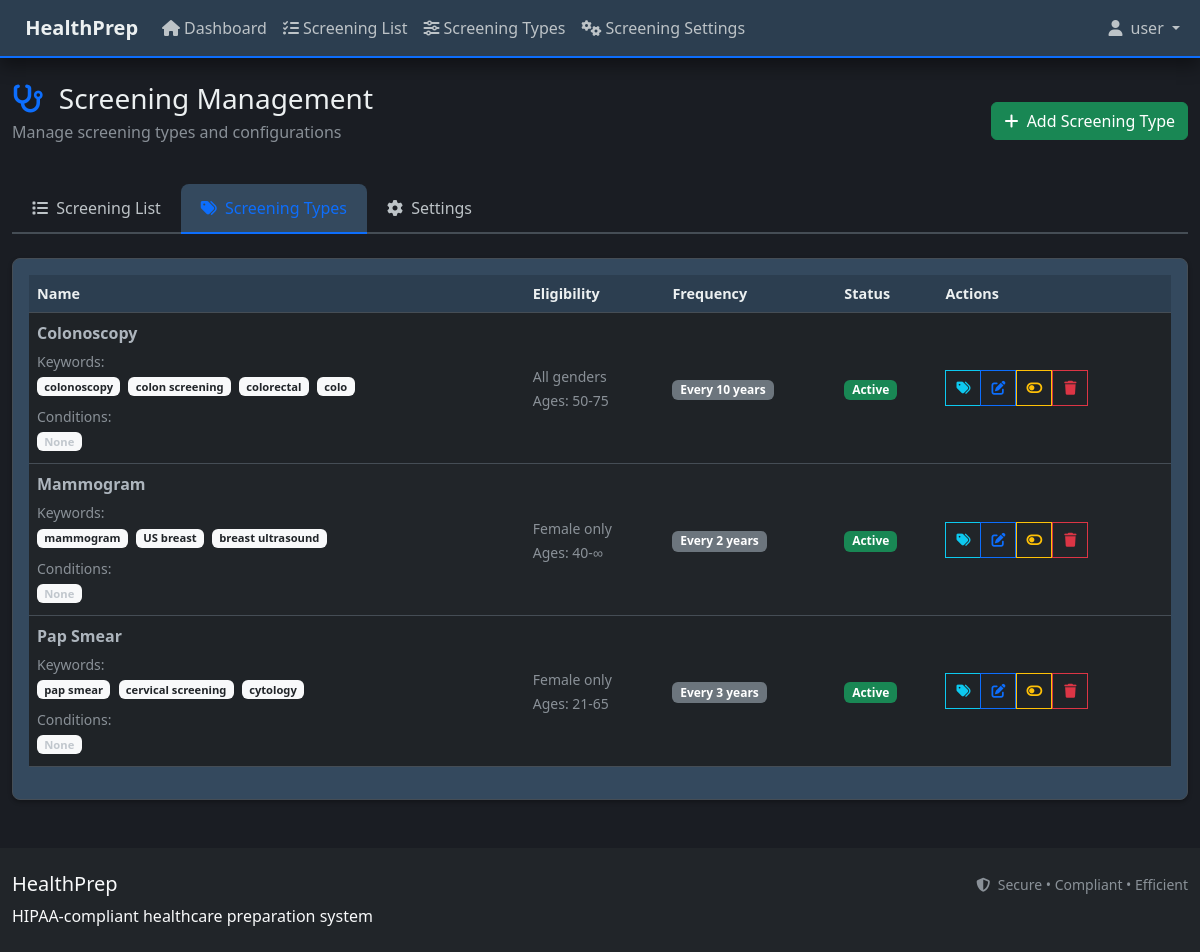
Page /screening/types (signed in) on the committed database.
### models.py (models this page shows, shortened)
class User(UserMixin, db.Model):
    __tablename__ = 'users'
    id = db.Column(db.Integer, primary_key=True)
    username = db.Column(db.String(80), unique=True, nullable=False)
    email = db.Column(db.String(120), unique=True, nullable=False)
    password_hash = db.Column(db.String(255), nullable=False)
    is_admin = db.Column(db.Boolean, default=False, nullable=False)
    created_at = db.Column(db.DateTime, default=datetime.utcnow)
    last_login = db.Column(db.DateTime)
    @property
    def is_active(self):
        return True  # All users are active by default

class ScreeningType(db.Model):
    __tablename__ = 'screening_type'
    id = db.Column(db.Integer, primary_key=True)
    name = db.Column(db.String(100), nullable=False)
    keywords = db.Column(db.Text)  # JSON string of keywords for fuzzy detection
    eligible_genders = db.Column(db.String(10), default='both')  # 'M', 'F', or 'both'
    min_age = db.Column(db.Integer)
    max_age = db.Column(db.Integer)
    frequency_years = db.Column(db.Float, nullable=False)  # Frequency in years (can be fractional like 0.25 for 3 months)
    trigger_conditions = db.Column(db.Text)  # JSON string of conditions that modify screening protocols
    is_active = db.Column(db.Boolean, default=True)
    created_at = db.Column(db.DateTime, default=datetime.utcnow)
    updated_at = db.Column(db.DateTime, default=datetime.utcnow, onupdate=datetime.utcnow)
    screenings = db.relationship('Screening', backref='screening_type', lazy=True)
    @property
    def keywords_list(self):
        if not self.keywords:
            return []
        try:
            return json.loads(self.keywords)
        except:
            return [kw.strip() for kw in self.keywords.split(',') if kw.strip()]
    @property
    def trigger_conditions_list(self):
        if not self.trigger_conditions or self.trigger_conditions.strip() == "":
            return []
    @property
    def frequency_display(self):
        frequency_months = self.frequency_years * 12
        if self.frequency_years == 1.0:
            return "Every year"
        elif self.frequency_years == 0.5:
            return "Every 6 months"
        elif self.frequency_years == 2.0:
            return "Every 2 years"
        if frequency_months < 12 and frequency_months == int(frequency_months):
            months = int(frequency_months)
            return f"Every {months} month{'s' if months != 1 else ''}"
        elif 12 < frequency_months < 24 and frequency_months == int(frequency_months):
            months = int(frequency_months)
            return f"Every {months} months"
        else:
            years = self.frequency_years
            if years == int(years):
                years = int(years)
            return f"Every {years} year{'s' if years != 1 else ''}"

### routes/screening_routes.py (the view)
@screening_bp.route('/types')
@login_required
def screening_types():
    try:
        screening_types = ScreeningType.query.order_by(ScreeningType.name).all()
        return render_template('screening/types.html',
                             screening_types=screening_types)
    except Exception as e:
        logger.error(f"Error loading screening types: {str(e)}")
        flash('Error loading screening types', 'error')
        return render_template('error/500.html'), 500

### templates/screening/types.html (shortened to what this page needs)
{% extends 'base_user.html' %}
{% block content %}
<div class="row mb-4">
    <div class="col-12">
        <div class="d-flex justify-content-between align-items-center">
            <div>
                <h1 class="h3 mb-1">
                    <i class="fas fa-stethoscope me-2 text-primary"></i>
                    Screening Management
                </h1>
                <p class="text-muted">Manage screening types and configurations</p>
            </div>
            <div>
                <a href="{{ url_for('screening.add_screening_type') }}" class="btn btn-success">
                    <i class="fas fa-plus me-1"></i>
                    Add Screening Type
                </a>
            </div>
        </div>
    </div>
</div>
<ul class="nav nav-tabs mb-4" id="screeningTabs" role="tablist">
    <li class="nav-item" role="presentation">
        <a class="nav-link" href="{{ url_for('screening.screening_list') }}" role="tab">
            <i class="fas fa-list me-1"></i>
            Screening List
        </a>
    </li>
    <li class="nav-item" role="presentation">
        <a class="nav-link active" href="{{ url_for('screening.screening_types') }}" role="tab">
            <i class="fas fa-tags me-1"></i>
            Screening Types
        </a>
    </li>
    <li class="nav-item" role="presentation">
        <a class="nav-link" href="{{ url_for('screening.screening_settings') }}" role="tab">
            <i class="fas fa-cog me-1"></i>
            Settings
        </a>
    </li>
</ul>
<div class="card">
    <div class="card-body">
        {% if screening_types %}
            <div class="table-responsive">
                <table class="table table-striped">
                    <thead>
                        <tr>
                            <th>Name</th>
                            <th>Eligibility</th>
                            <th>Frequency</th>
                            <th>Status</th>
                            <th>Actions</th>
                        </tr>
                    </thead>
                    <tbody>
                        {% for type in screening_types %}
                        <tr>
                            <td>
                                <strong>{{ type.name }}</strong>
                                {% if type.keywords_list %}
                                    <div class="mt-1">
                                        <small class="text-muted">Keywords:</small>
                                        <div class="keyword-display">
                                            {% for keyword in type.keywords_list[:5] %}
                                                <span class="badge bg-light text-dark me-1 mb-1" style="font-size: 0.7em;">{{ keyword }}</span>
                                            {% endfor %}
                                        </div>
                                    </div>
                                {% else %}
                                    <div class="mt-1">
                                        <small class="text-warning">No keywords configured</small>
                                    </div>
                                {% endif %}
                                <div class="mt-1">
                                    <small class="text-muted">Conditions:</small>
                                    <div class="condition-display">
                                        {% if type.trigger_conditions_list and type.trigger_conditions_list|length > 0 %}
                                            {% for condition in type.trigger_conditions_list[:3] %}
                                                <span class="badge bg-warning text-dark me-1 mb-1" style="font-size: 0.7em;">{{ condition }}</span>
                                            {% endfor %}
                                            {% if type.trigger_conditions_list|length > 3 %}
                                                <span class="badge bg-secondary" style="font-size: 0.7em;">+{{ type.trigger_conditions_list|length - 3 }} more</span>
                                            {% endif %}
                                        {% else %}
                                            <span class="badge bg-light text-muted me-1 mb-1" style="font-size: 0.7em;">None</span>
                                        {% endif %}
                                    </div>
                                </div>
                            </td>
                            <td>
                                <small class="text-muted">
                                    {% if type.eligible_genders == 'M' %}
                                        Male only
                                    {% elif type.eligible_genders == 'F' %}
                                        Female only
                                    {% else %}
                                        All genders
                                    {% endif %}
                                    {% if type.min_age or type.max_age %}
                                        <br>Ages: {{ type.min_age or '0' }}-{{ type.max_age or '∞' }}
                                    {% endif %}
                                </small>
                            </td>
                            <td>
                                <span class="badge bg-secondary">
                                    {{ type.frequency_display }}
                                </span>
                            </td>
                            <td>
                                {% if type.is_active %}
                                    <span class="badge bg-success">Active</span>
                                {% else %}
                                    <span class="badge bg-secondary">Inactive</span>
                                {% endif %}
                            </td>
                            <td>
                                <div class="btn-group btn-group-sm" role="group" style="white-space: nowrap;">
                                    <button type="button" class="btn btn-outline-info btn-sm"
                                            onclick="openKeywordManager({{ type.id }}, '{{ type.name }}')"
                                            title="Manage Keywords"
                                            style="width: 36px; height: 36px; border-radius: 0; display: inline-flex; align-items: center; justify-content: center;">
                                        <i class="fas fa-tags"></i>
                                    </button>
                                    <a href="{{ url_for('screening.edit_screening_type', type_id=type.id) }}"
                                       class="btn btn-outline-primary btn-sm" title="Edit"
                                       style="width: 36px; height: 36px; border-radius: 0; display: inline-flex; align-items: center; justify-content: center;">
                                        <i class="fas fa-edit"></i>
                                    </a>
                                    <form method="POST" action="{{ url_for('screening.toggle_screening_type_status', type_id=type.id) }}"
                                          style="display: inline;">
                                        <button type="submit" class="btn btn-outline-warning btn-sm"
                                                title="{{ 'Deactivate' if type.is_active else 'Activate' }}"
                                                style="width: 36px; height: 36px; border-radius: 0; display: inline-flex; align-items: center; justify-content: center;">
                                            <i class="fas fa-toggle-{{ 'off' if type.is_active else 'on' }}"></i>
                                        </button>
                                    </form>
                                    <form method="POST" action="{{ url_for('screening.delete_screening_type', type_id=type.id) }}"
                                          style="display: inline;"
                                          onsubmit="return confirm('Are you sure you want to delete this screening type?');">
                                        <button type="submit" class="btn btn-outline-danger btn-sm" title="Delete"
                                                style="width: 36px; height: 36px; border-radius: 0; display: inline-flex; align-items: center; justify-content: center;">
                                            <i class="fas fa-trash"></i>
                                        </button>
                                    </form>
                                </div>
                            </td>
                        </tr>
                        {% endfor %}
                    </tbody>
                </table>
            </div>
        {% endif %}
    </div>
</div>
<link rel="stylesheet" href="{{ url_for('static', filename='css/keyword_modal.css') }}">
<link rel="stylesheet" href="{{ url_for('static', filename='css/medical_terminology_ui.css') }}">
{% endblock %}

### templates/base_user.html (shortened to what this page needs)
<!DOCTYPE html>
<html lang="en" data-bs-theme="dark">
<head>
    <link href="https://cdn.jsdelivr.net/npm/bootstrap@5.3.0/dist/css/bootstrap.min.css" rel="stylesheet">
    <link href="https://cdnjs.cloudflare.com/ajax/libs/font-awesome/6.4.0/css/all.min.css" rel="stylesheet">
    <link href="{{ url_for('static', filename='css/custom.css') }}" rel="stylesheet">
    <link href="{{ url_for('static', filename='css/medical_terminology_ui.css') }}" rel="stylesheet">
    <link href="{{ url_for('static', filename='css/loading-states.css') }}" rel="stylesheet">
</head>
<body>
    <nav class="navbar navbar-expand-lg navbar-dark bg-primary">
        <div class="container">
            <a class="navbar-brand" href="{{ url_for('ui.dashboard') }}">
                HealthPrep
            </a>
            <div class="collapse navbar-collapse" id="navbarNav">
                <ul class="navbar-nav me-auto">
                    <li class="nav-item">
                        <a class="nav-link" href="{{ url_for('ui.dashboard') }}">
                            <i class="fas fa-home me-1"></i>Dashboard
                        </a>
                    </li>
                    <li class="nav-item">
                        <a class="nav-link" href="{{ url_for('screening.screening_list', view='list') }}">
                            <i class="fas fa-list-check me-1"></i>Screening List
                        </a>
                    </li>
                    <li class="nav-item">
                        <a class="nav-link" href="{{ url_for('screening.screening_list', view='types') }}">
                            <i class="fas fa-sliders-h me-1"></i>Screening Types
                        </a>
                    </li>
                    <li class="nav-item">
                        <a class="nav-link" href="{{ url_for('screening.screening_list', view='settings') }}">
                            <i class="fas fa-cogs me-1"></i>Screening Settings
                        </a>
                    </li>
                </ul>
                <ul class="navbar-nav">
                    {% if current_user.is_authenticated %}
                        <li class="nav-item dropdown">
                            <a class="nav-link dropdown-toggle" href="#" id="userDropdown" role="button" data-bs-toggle="dropdown">
                                <i class="fas fa-user me-1"></i> {{ current_user.username }}
                            </a>
                        </li>
                    {% else %}
                        <li class="nav-item">
                            <a class="nav-link" href="{{ url_for('auth.login') }}">
                                <i class="fas fa-sign-in-alt me-1"></i> Login
                            </a>
                        </li>
                    {% endif %}
                </ul>
            </div>
        </div>
    </nav>
    <main class="container my-4">
        {% block content %}{% endblock %}
    </main>
    <footer class="bg-dark text-light py-4 mt-5">
        <div class="container">
            <div class="row">
                <div class="col-md-6">
                    <h5>HealthPrep</h5>
                    <p class="mb-0">HIPAA-compliant healthcare preparation system</p>
                </div>
                <div class="col-md-6 text-end">
                    <small class="text-muted">
                        <i class="fas fa-shield-alt me-1"></i>
                        Secure • Compliant • Efficient
                    </small>
                </div>
            </div>
        </div>
    </footer>
</body>
</html>

### rows in the picture
User: username "user"
ScreeningType: name "Colonoscopy", 5 "colonoscopy" "colon screening" "colorectal" "colo", shows "None", eligible_genders "All genders", min_age "50", max_age "75", frequency_display "Every 10 years", is_active "Active"
ScreeningType: name "Mammogram", 5 "mammogram" "US breast" "breast ultrasound", shows "None", eligible_genders "Female only", min_age "40", max_age "∞", frequency_display "Every 2 years", is_active "Active"
ScreeningType: name "Pap Smear", 5 "pap smear" "cervical screening" "cytology", shows "None", eligible_genders "Female only", min_age "21", max_age "65", frequency_display "Every 3 years", is_active "Active"
